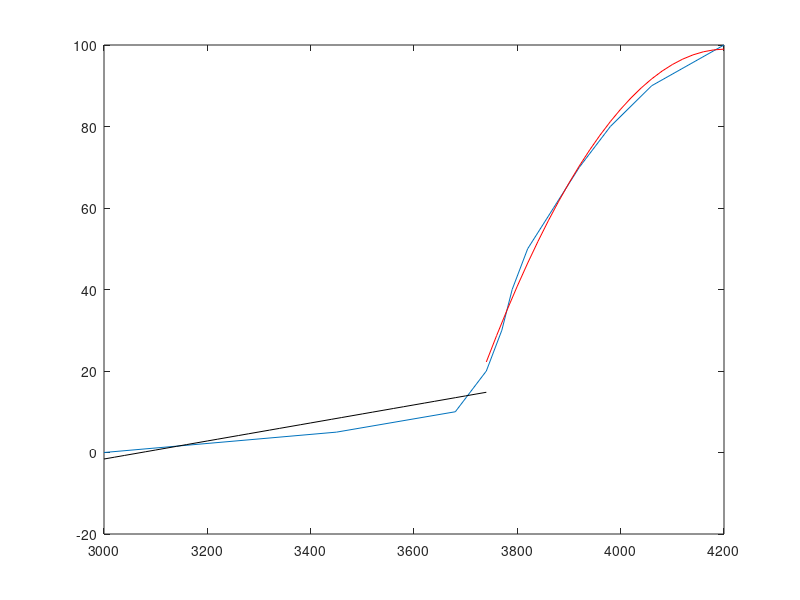

MATLAB code for this plot:
v=[3 3.45 3.68 3.74 3.77 3.79 3.82 3.87 3.92 3.98 4.06 4.2]*1000
per=[0 5 10 20 30 40 50 60 70 80 90 100]
plot(v,per)
p=polyfit(v(4:end),per(4:end),2)
x=3.74:0.02:4.2;
x=x*1000;
y=polyval(p,x);
hold on
plot(x,y,'r')

p1=polyfit(v(1:4),per(1:4),1)
x1=3:0.02:3.74;
x1=x1*1000;
y1=polyval(p1,x1);
hold on
plot(x1,y1,'k')